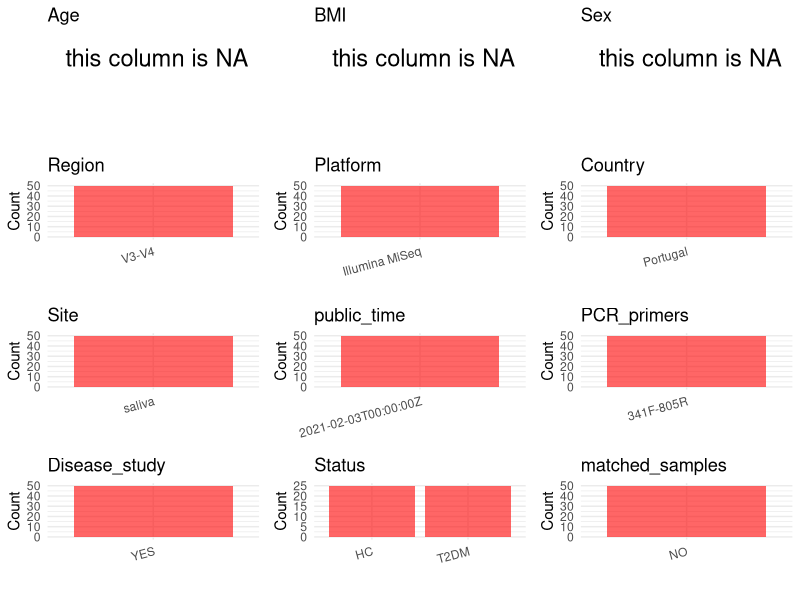

Write R code to recreate this figure. (Note: this script raises an error after producing the figure.)
## ---- chunk 1
# Load necessary libraries
library(dplyr)
library(ggplot2)
library(cowplot)

# Set working directory (update this path to your local directory)
setwd("D:/oral_project/PRJNA679485")

# Read the initial metadata files
initial_meta<-read.csv("SraRunTable.csv",header = T)

# Combine the two metadata files
#meta <- rbind(initial_meta, initial_meta1)

#Remove entries non-oral samples
#initial_meta <- subset(initial_meta,isolate %in% c("saliva","tongue coat"))

# Check the number of samples containing "HT" in Sample.Name (e.g., healthy controls)
#nrow(subset(meta, grepl("HT", Sample.Name)))

# Display the first few rows of the metadata
head(initial_meta)
## ---- chunk 2
# Create a uniform metadata dataframe
metadata <- data.frame(
  BioProject = initial_meta$BioProject,
  Run = initial_meta$Run,
  sample_name = initial_meta$Sample.Name,
  Age = NA,
  BMI = NA,
  Sex = NA,
  Region = "V3-V4",
  Platform = initial_meta$Instrument,
  Country = initial_meta$geo_loc_name_country,
  Site = initial_meta$isolation_source,
  public_time = initial_meta$ReleaseDate,
  stringsAsFactors = FALSE
)
## ---- chunk 3
# Add information obtained from the publication
metadata$PCR_primers <- "341F-805R"
metadata$title <- "Characterization of the Oral Microbiome of Medicated Type-2 Diabetes Patients"
metadata$Disease_study <- "YES"
# Assign disease status based on sample_name patterns
metadata <- metadata %>%
  mutate(Status = case_when(
    grepl("C|c", sample_name) ~ "HC",
    grepl("DM|Dm", sample_name) ~ "T2DM"
  ))

#get subjects id according to sample id
metadata$sample_name<-gsub("C|c|DM|Dm","",metadata$sample_name)
#get subjects id with Saliva available
keep_subjects<-subset(metadata,Site %in% "saliva")
#remove subjects without Saliva samples
metadata<-subset(metadata,sample_name %in% keep_subjects$sample_name)
#get subjects sampling counts
sample_counts <- table(metadata$sample_name)
# Create matched_samples column, any subjects have >=2 samples will be label "YES", otherwise "NO"
metadata <- metadata %>%
  group_by(sample_name) %>%
  mutate(
    sample_count = n(),
    unique_sites = n_distinct(Site),
    matched_samples = ifelse(sample_count >= 2 & unique_sites >= 2, "YES", "NO")
  ) %>%
  select(-sample_count, -unique_sites)  # 移除临时列
## ---- chunk 4
# Check the number of unique runs and sample names
print(paste("Number of unique runs:", length(unique(metadata$Run))))
print(paste("Number of unique sample names:", length(unique(metadata$sample_name))))
## ---- chunk 5
# Select columns for visualization
plot_data <- metadata %>%
  select(-BioProject, -Run, -sample_name, -title)

# Function to create simple plots for each column
create_simple_plots <- function(data) {
  plots <- list()
  
  for (col in colnames(data)) {
    # Check if the column is all NA
    if (all(is.na(data[[col]]))) {
      # Create an empty plot with text indicating all NA
      p <- ggplot() +
        annotate("text", x = 0.5, y = 0.5, label = "this column is NA", size = 6) +
        labs(title = col) +
        theme_void()
    } else if (is.numeric(data[[col]])) {
      # Numeric variable: histogram
      p <- ggplot(data, aes(x = .data[[col]])) +
        geom_histogram(fill = "blue", alpha = 0.6, bins = 20, na.rm = TRUE) +
        labs(title = col) +
        theme_minimal()
    } else {
      # Categorical variable: bar plot (remove NA values)
      count_data <- as.data.frame(table(data[[col]], useNA = "ifany"))
      p <- ggplot(count_data, aes(x = reorder(Var1, -Freq), y = Freq)) +
        geom_col(fill = "red", alpha = 0.6) +
        labs(title = col, x = NULL, y = "Count") +
        theme_minimal() +
        theme(axis.text.x = element_text(angle = 15, hjust = 1))
    }
    plots[[col]] <- p
  }
  
  return(plots)
}

# Generate and arrange plots
plots <- create_simple_plots(plot_data)
p<-plot_grid(plots$Age, 
          plots$BMI, 
          plots$Sex, 
          plots$Region, 
          plots$Platform, 
          plots$Country, 
          plots$Site,
          plots$public_time, 
          plots$PCR_primers,
          plots$Disease_study,
          plots$Status,
          plots$matched_samples,# add 
          ncol = 3, align = "hv", axis = "lb")
ggsave("Metadata_Summary.png", plot = p, width = 8, height = 6, dpi = 150)
## ---- chunk 6
knitr::include_graphics("Metadata_Summary.png")
## ---- chunk 7
# Reorder columns to match the desired format
metadata <- metadata[, c(
  "BioProject", "Run", "sample_name", "Age", "BMI", "Sex", 
  "Region", "Platform", "Country", "Site", "public_time", 
  "PCR_primers", "title", "Disease_study", "Status","matched_samples"
)]

# Export the uniform metadata to a CSV file
write.csv(metadata, file = "metadata.csv", quote = TRUE)
head(metadata)
